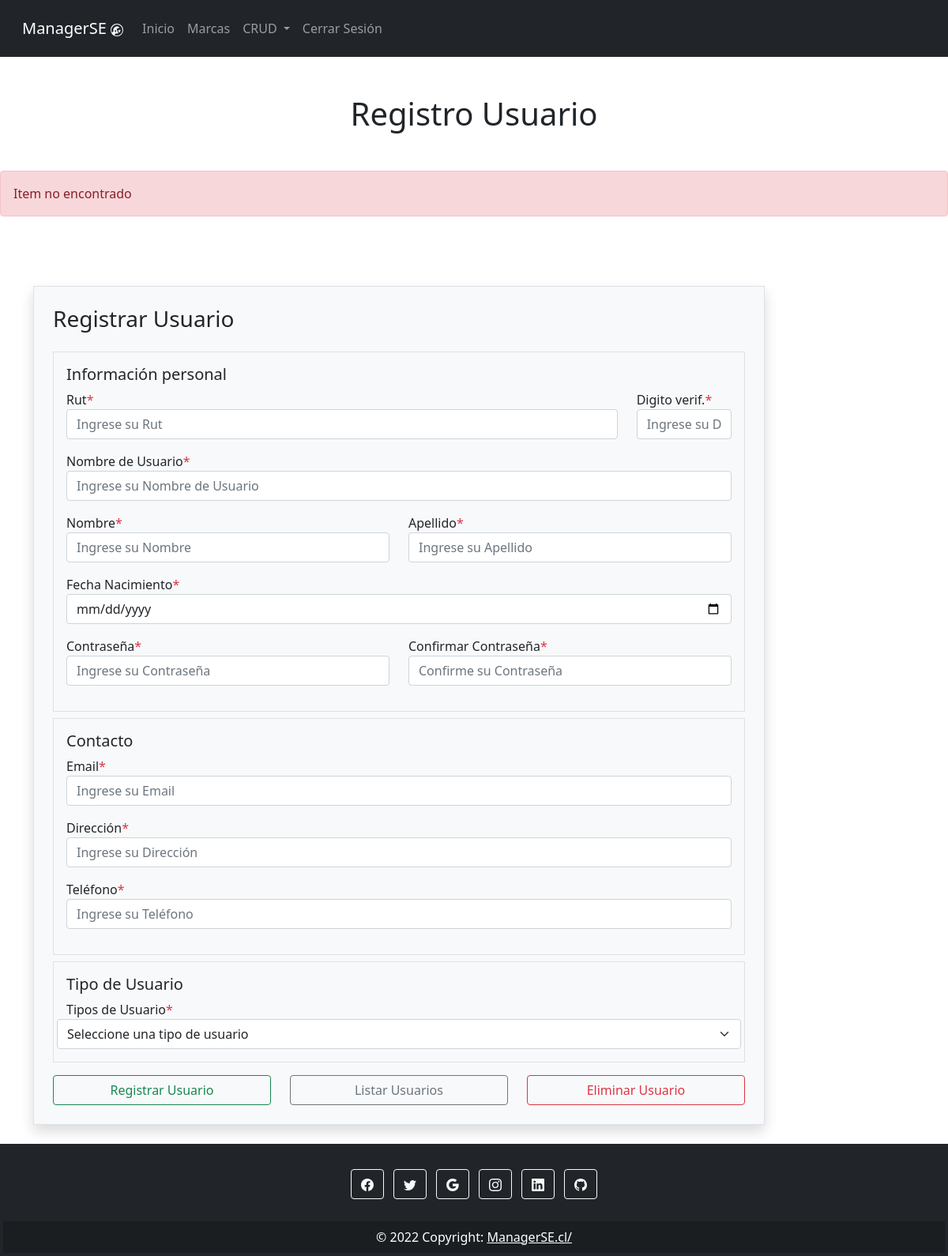
Page /crud/usuario/2/ (signed in) on the earlier database version.
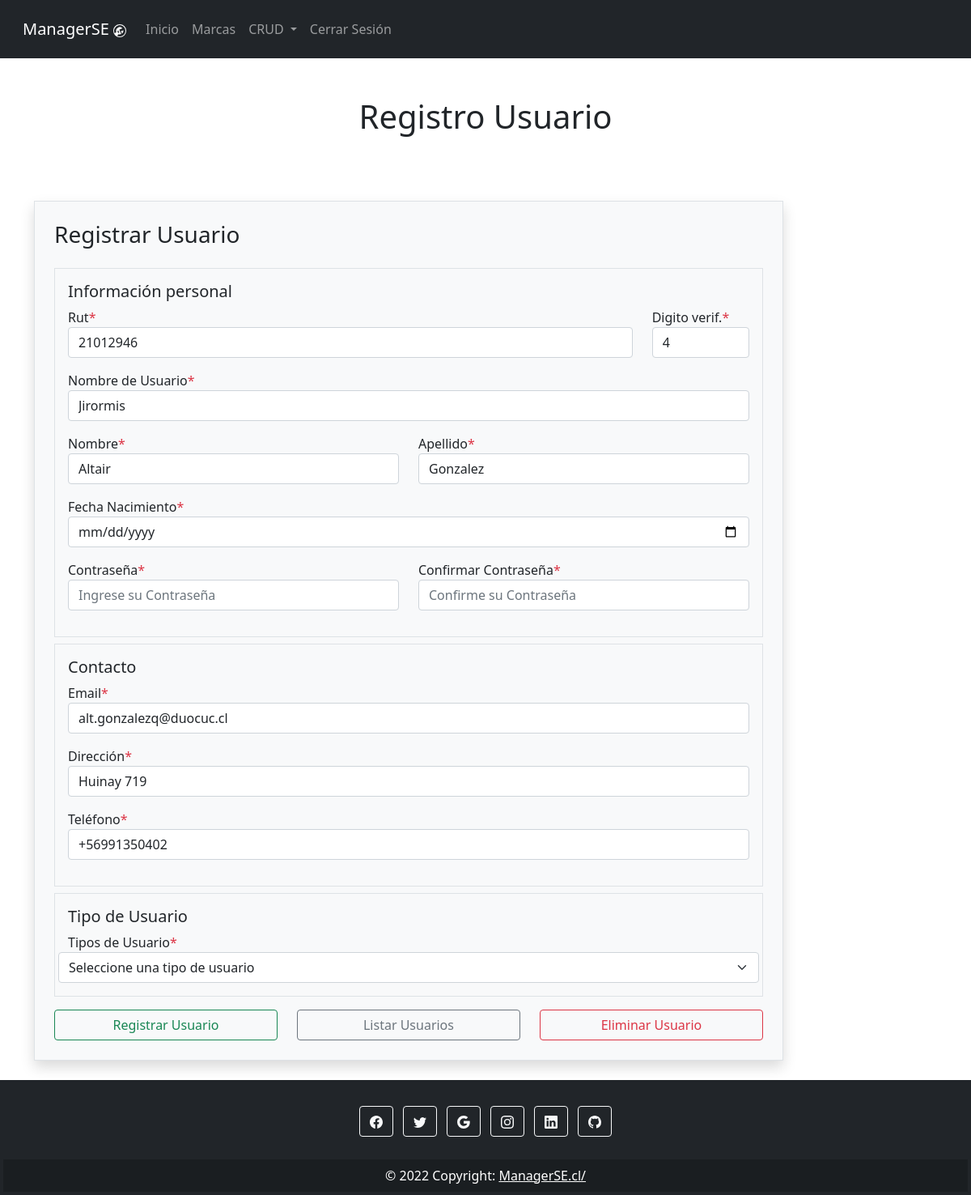
Same page on the later database version.
### CRUD/models.py (models this page shows, shortened)
class Usuario(AbstractUser):
    rut = models.TextField(max_length=10)
    dv = models.TextField(max_length=1)
    username = models.TextField(max_length=20, unique=True)
    first_name = models.TextField(max_length=20)
    last_name = models.TextField(max_length=20)
    fechaNac = models.DateField(null=True)
    password = models.CharField(max_length=128)
    email = models.TextField(max_length=30)
    direccion = models.TextField(max_length=30)
    telefono = models.TextField(max_length=12)
    last_login = models.DateField(default=timezone.now)
    is_superuser = models.BooleanField(default=False)
    is_staff = models.BooleanField(default=False)
    is_active = models.BooleanField(default=True)
    date_joined = models.DateField(default=timezone.now)
    USERNAME_FIELD = 'username'
    REQUIRED_FIELDS = []

### CRUD/views.py (the view)
# urls.py: path('usuario/<int:id>/', views.viewReadUsuario, name="usuario"),
@login_required
@permission_required('is_superuser')
def viewReadUsuario(request, id):
    cntx = {}
    try:
        fila = Usuario.objects.get(pk = id)
        cntx = {'fila': fila}
    except:
        cntx = {'error': 'Item no encontrado'}
    return render(request, 'usuario.html', cntx)

### CRUD/templates/usuario.html (shortened to what the changed rows need)
{% extends "index.html" %}
{% block tituloPagina %}
    <div class="text-center mt-5">
        <h1>Registro Usuario</h1>
    </div>
{% endblock %}
{% block mensaje %}
{% if mensaje %}
    <div class="alert alert-success mt-5" role="alert">
        {{ mensaje }}
    </div>
{% elif error %}
    <div class="alert alert-danger mt-5" role="alert">
        {{ error }}
    </div>
{% endif %}
{% endblock %}
{% block contenido %}
<br>
    <div class="container">
        <div class="row">
            <div class="col-md-10 off-md-4">
                <div class="signup-form">
                    <form action="{%url 'usuario' %}" method="POST" autocomplete="off" class="mt-5 border p-4 bg-light shadow">
                        <div class="border p-3">
                          <div class="row">
                            <div class="mb-3 col-md-10">
                              <label for="txtRut">Rut<span class="text-danger">*</span></label>
                              <input type="text" id="txtRut" name="txtRut" maxlength="8" minlength="8" placeholder="Ingrese su Rut" class="txtRut form-control" value="{{fila.rut}}">
                            </div>
                            <div class="mb-3 col-md-2">
                              <label for="txtDV">Digito verif.<span class="text-danger">*</span></label>
                              <input type="text" id="txtDV" name="txtDV" maxlength="1" minlength="1" placeholder="Ingrese su DV" class="txtDV form-control" value="{{fila.dv}}">
                            </div>
                          </div>
                          <div class="mb-3 col-md-12">
                            <label for="txtUsername">Nombre de Usuario<span class="text-danger">*</span></label>
                            <input type="text" id="txtUsername" name="txtUsername" placeholder="Ingrese su Nombre de Usuario" class="txtUsername form-control" value="{{fila.username}}">
                          </div>
                          <div class="row">
                          <div class="mb-3 col-md-6">
                              <label for="txtNombre">Nombre<span class="text-danger">*</span></label>
                              <input type="text" id="txtNombre" name="txtNombre" placeholder="Ingrese su Nombre" class="txtNombre form-control" value="{{fila.first_name}}">
                          </div>
                          <div class="mb-3 col-md-6">
                              <label for="txtApellido">Apellido<span class="text-danger">*</label>
                              <input type="text" id="txtApellido" name="txtApellido" placeholder="Ingrese su Apellido" class="txtApellido form-control" value="{{fila.last_name}}">
                          </div>
                          <div class="mb-3 col-md-12">
                              <label for="fecNac">Fecha Nacimiento<span class="text-danger">*</span> </label>
                              <input type="date" name="fecNac" id="fecNac" class="fecNac form-control" value="{{fila.fechaNac}}">
                          </div>
                        </div>
                      </div>
                      <div class="border mt-2 p-3">
                          <div class="mb-3 col-md-12">
                              <label for="txtEmail">Email<span class="text-danger">*</label>
                              <input type="email" maxlength="75" minlength="13" id="txtEmail" name="txtEmail" placeholder="Ingrese su Email" class="txtEmail form-control" value="{{fila.email}}">
                          </div>
                          <div class="mb-3 col-md-12">
                            <label for="txtDireccion">Dirección<span class="text-danger">*</label>
                            <input type="text" id="txtDireccion" name="txtDireccion" placeholder="Ingrese su Dirección" class="txtDireccion form-control" value="{{fila.direccion}}">
                        </div>
                          <div class="mb-3 col-md-12">
                              <label for="txtTel">Teléfono<span class="text-danger">*</label>
                              <input type="tel" id="txtTel" name="txtTel" maxlength="12" placeholder="Ingrese su Teléfono" class="txtTel form-control" value="{{fila.telefono}}">
                          </div>
                        </div>
                    </form>
                </div>
            </div>
        </div>
    </div>
{% endblock %}

Differences in the rows shown:
added Usuario: txtRut "21012946", txtDV "4", txtUsername "Jirormis", txtNombre "Altair", txtApellido "Gonzalez", txtEmail "alt.gonzalezq@duocuc.cl", txtDireccion "Huinay 719", txtTel "+56991350402"
Other differences:
{{ error }}: "Item no encontrado" → (not shown)
